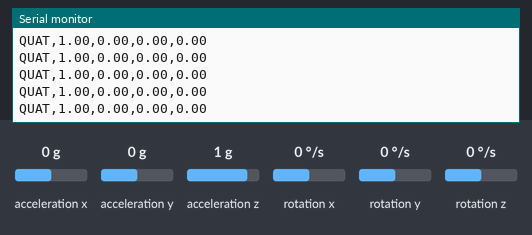
This sketch was run on a simulated Arduino Uno, built with avr-gcc and run on an emulated ATmega328P. Parts: the last lines printed to the serial monitor. The test bench sets the inputs (shaded band); at power-on: acceleration x 0 g, acceleration z 1 g, acceleration y 0 g, rotation z 0 °/s, rotation x 0 °/s, rotation y 0 °/s.

Above: at 1.7 s.
1.8 s: acceleration x set to -1.4 g
At 2.6 s:
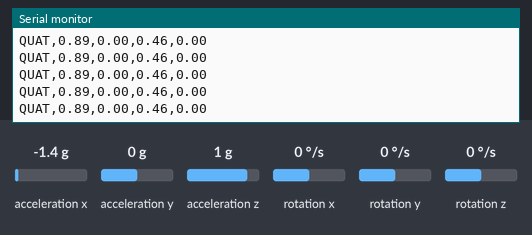
3.3 s: acceleration z set to -1.4 g
At 4.2 s:
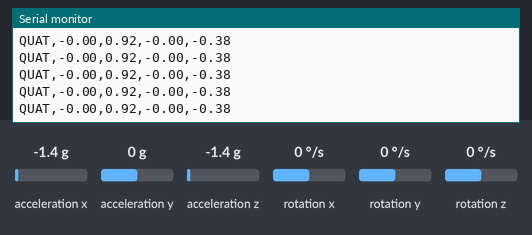
6.3 s: acceleration z set to 0 g
At 7.1 s:
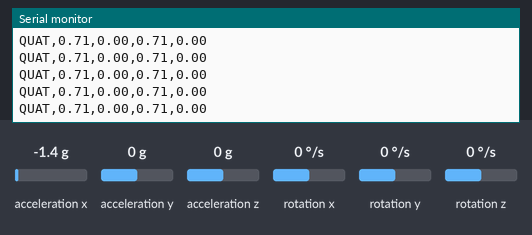
9.3 s: acceleration y set to -1.4 g
At 10.3 s:
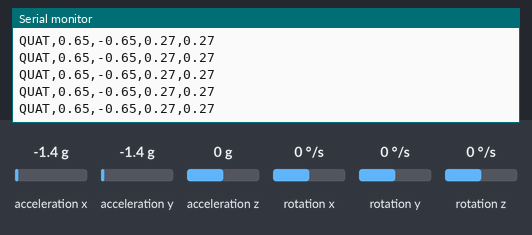
10.8 s: rotation z set to -192 °/s
At 11.5 s:
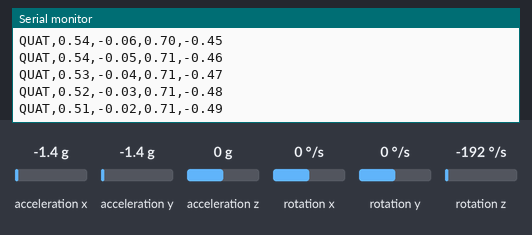
Timing chart, 0 to 13.3 s (numbered marks = the images above; inputs shaded):
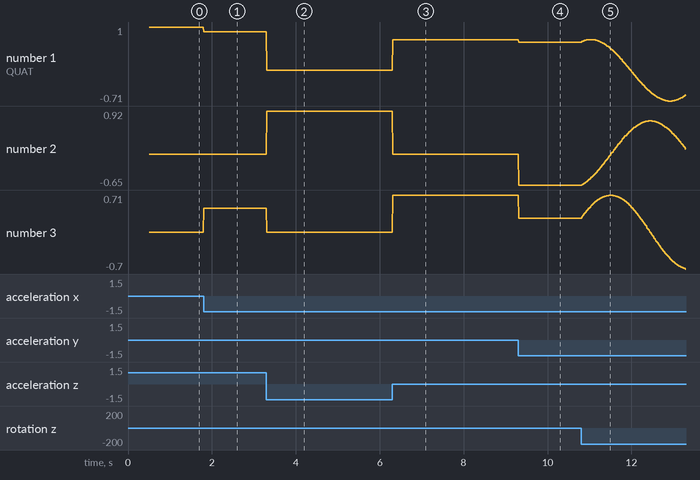

The sketch:

MPU6050_DMP6.ino
```cpp
#include "I2Cdev.h"
#include "MPU6050_6Axis_MotionApps20.h"
#include "Wire.h"

MPU6050 mpu;

// MPU control/status vars
bool dmpReady = false;
uint8_t devStatus;
uint16_t packetSize;
uint16_t fifoCount;
uint8_t fifoBuffer[64];

// orientation/motion vars
Quaternion q;

void setup() {
  Wire.begin();
  Wire.setClock(400000);
  Serial.begin(115200);
  mpu.initialize();
  devStatus = mpu.dmpInitialize();

  mpu.setXGyroOffset(54);
  mpu.setYGyroOffset(-21);
  mpu.setZGyroOffset(5);

  if (devStatus == 0) {
    mpu.setDMPEnabled(true);
    dmpReady = true;
    packetSize = mpu.dmpGetFIFOPacketSize();
  } else {
    Serial.println("DMP Initialization failed.");
  }
}

void loop() {
  if (!dmpReady) return;

  if (mpu.dmpGetCurrentFIFOPacket(fifoBuffer)) {
    SendQuaternion();
  }
}

void SendQuaternion() {
  mpu.dmpGetQuaternion(&q, fifoBuffer);
  Serial.print("QUAT,");
  Serial.print(q.w); Serial.print(",");
  Serial.print(q.x); Serial.print(",");
  Serial.print(q.y); Serial.print(",");
  Serial.println(q.z);
}

// Define other Send functions as needed...
```

Measured:
- after the input at 1.8 s, the serial monitor: prints a new line at once (image 1)
- after the input at 3.3 s, the serial monitor: prints a new line at once (image 2)
- after the input at 6.3 s, the serial monitor: prints a new line at once (image 3)
- after the input at 9.3 s, the serial monitor: prints a new line at once (image 4)
- after the input at 10.8 s, the serial monitor: prints a new line at once (image 5)
- plotted number 1: 1 → 0.89 after the input at 1.8 s, 0 → 0.71 after the input at 6.3 s, 0.71 → 0.65 after the input at 9.3 s, 0.65 → -0.57 after the input at 10.8 s
- plotted number 2: 0 → 0.92 after the input at 3.3 s, 0 → -0.65 after the input at 9.3 s, -0.65 → 0.11 after the input at 10.8 s
- plotted number 3: 0 → 0.46 after the input at 1.8 s, 0 → 0.71 after the input at 6.3 s, 0.71 → 0.27 after the input at 9.3 s, 0.27 → -0.7 after the input at 10.8 s
